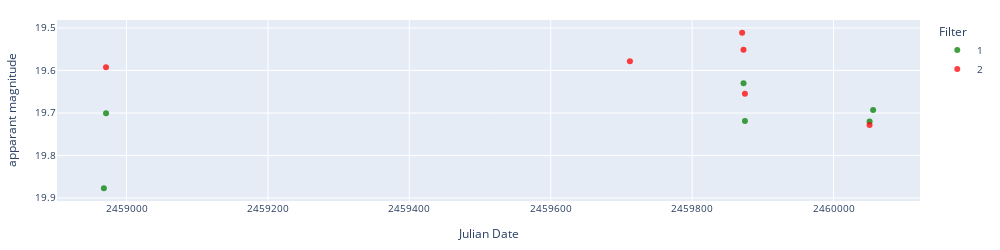
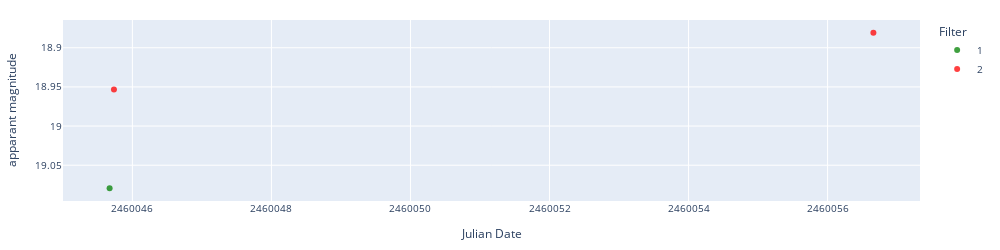
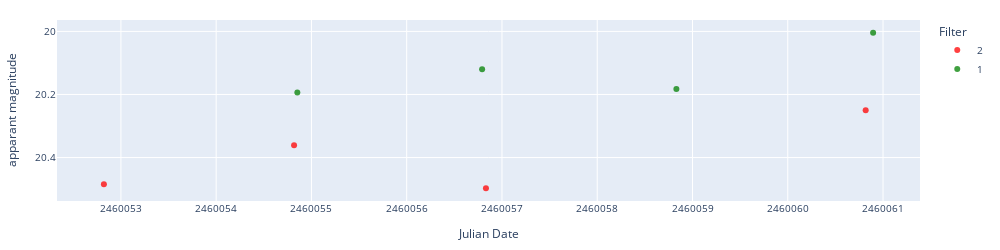
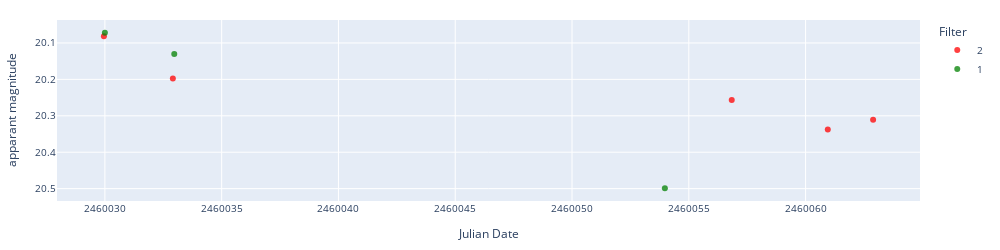

The code cell stored with these charts, in order, in its notebook:
### Markdown cell above
### Display light curves

### Code cell
# Display light curves
predicted_class = 'AMCVn'
objectlist = alerts_df_preds[alerts_df_preds['predicted_class']==predicted_class]['objectId'].to_list()
# objectlist = alerts_df_preds['objectId'].to_list()

for object in objectlist[0:40]:
    ra = alerts_df_preds[alerts_df_preds['objectId']==object]['ra'].values[0]
    dec = alerts_df_preds[alerts_df_preds['objectId']==object]['dec'].values[0]
    c = SkyCoord(ra=ra*u.degree, dec=dec*u.degree, frame='icrs')
    pos = c.to_string('hmsdms', sep=':')
    prediction = alerts_df_preds[alerts_df_preds["objectId"]==object]["predicted_class"].values[0]
    print('',object, f'position_deg: {ra} {dec}', 
          f'position_hms_dms: {pos}',
          "~~~~~~~~~~~~~~~~~~~~~",
          f'sherlock_class: {alerts_df_preds[alerts_df_preds["objectId"]==object]["classification"].values[0]}',
          f'gminusr mean: {alerts_df_preds[alerts_df_preds["objectId"]==object]["clr_mean"].mean()}',
          f'gminusr: {alerts_df_preds[alerts_df_preds["objectId"]==object]["g_minus_r"].values[0]}',
          f'brightening_g: {alerts_df_preds[alerts_df_preds["objectId"]==object]["brightening_g"].values[0]}',
          f'brightening_r: {alerts_df_preds[alerts_df_preds["objectId"]==object]["brightening_r"].values[0]}',
          f'dmdt_g: {alerts_df_preds[alerts_df_preds["objectId"]==object]["dmdt_g"].values[0]}',
          f'dmdt_r: {alerts_df_preds[alerts_df_preds["objectId"]==object]["dmdt_r"].values[0]}',
          "~~~~~~~~~~~~~~~~~~~~~",
          f'aavso_name: {alerts_df_preds[alerts_df_preds["objectId"]==object]["Name"].values[0]}',
          f'aavso_type: {alerts_df_preds[alerts_df_preds["objectId"]==object]["Type"].values[0]}',
          f'manual_label: {alerts_df_preds[alerts_df_preds["objectId"]==object]["manual_label"].values[0]}',
          "~~~~~~~~~~~~~~~~~~~~~",
          f'prediction: {prediction}',
          f'prediction_probability: {alerts_df_preds[alerts_df_preds["objectId"]==object][f"prob_{prediction}"].values[0]}',
          sep='\n')
    lc_lasair = load_lasair_lc(object, path=f'../lightcurves_alerts/')
    lc_lasair_appmag = lasair_clean(lc_lasair, limit=25, magerrlim=1)

    display_lightcurve(lc_df=lc_lasair_appmag, x='jd', y='dc_mag')

### Figure 1 — Plotly figure (JSON) as saved in the notebook; plotly's stock layout.template omitted (floating-point values rounded to 4 significant figures)
{"data": [{"hovertemplate": "Filter=1<br>Julian Date=%{x}<br>apparant magnitude=%{y}<extra></extra>", "legendgroup": "1", "marker": {"color": "green", "opacity": 0.75, "symbol": "circle"}, "mode": "markers", "name": "1", "orientation": "v", "showlegend": true, "type": "scatter", "x": [2459000.0, 2459000.0, 2460000.0, 2460000.0, 2460000.0, 2460000.0], "xaxis": "x", "y": [19.88, 19.7, 19.63, 19.72, 19.72, 19.69], "yaxis": "y"}, {"hovertemplate": "Filter=2<br>Julian Date=%{x}<br>apparant magnitude=%{y}<extra></extra>", "legendgroup": "2", "marker": {"color": "red", "opacity": 0.75, "symbol": "circle"}, "mode": "markers", "name": "2", "orientation": "v", "showlegend": true, "type": "scatter", "x": [2459000.0, 2460000.0, 2460000.0, 2460000.0, 2460000.0, 2460000.0], "xaxis": "x", "y": [19.59, 19.58, 19.51, 19.55, 19.65, 19.73], "yaxis": "y"}], "layout": {"font": {"size": 10}, "height": 250, "legend": {"title": {"text": "Filter"}, "tracegroupgap": 0}, "margin": {"b": 20, "l": 20, "r": 20, "t": 20}, "width": 1000, "xaxis": {"anchor": "y", "domain": [0, 1], "tickformat": "float", "title": {"text": "Julian Date"}}, "yaxis": {"anchor": "x", "autorange": "reversed", "domain": [0, 1], "title": {"text": "apparant magnitude"}}}}

### Figure 2 — Plotly figure (JSON) as saved in the notebook; plotly's stock layout.template omitted (floating-point values rounded to 4 significant figures)
{"data": [{"hovertemplate": "Filter=1<br>Julian Date=%{x}<br>apparant magnitude=%{y}<extra></extra>", "legendgroup": "1", "marker": {"color": "green", "opacity": 0.75, "symbol": "circle"}, "mode": "markers", "name": "1", "orientation": "v", "showlegend": true, "type": "scatter", "x": [2460000.0], "xaxis": "x", "y": [19.08], "yaxis": "y"}, {"hovertemplate": "Filter=2<br>Julian Date=%{x}<br>apparant magnitude=%{y}<extra></extra>", "legendgroup": "2", "marker": {"color": "red", "opacity": 0.75, "symbol": "circle"}, "mode": "markers", "name": "2", "orientation": "v", "showlegend": true, "type": "scatter", "x": [2460000.0, 2460000.0], "xaxis": "x", "y": [18.95, 18.88], "yaxis": "y"}], "layout": {"font": {"size": 10}, "height": 250, "legend": {"title": {"text": "Filter"}, "tracegroupgap": 0}, "margin": {"b": 20, "l": 20, "r": 20, "t": 20}, "width": 1000, "xaxis": {"anchor": "y", "domain": [0, 1], "tickformat": "float", "title": {"text": "Julian Date"}}, "yaxis": {"anchor": "x", "autorange": "reversed", "domain": [0, 1], "title": {"text": "apparant magnitude"}}}}

### Figure 3 — Plotly figure (JSON) as saved in the notebook; plotly's stock layout.template omitted (floating-point values rounded to 4 significant figures)
{"data": [{"hovertemplate": "Filter=2<br>Julian Date=%{x}<br>apparant magnitude=%{y}<extra></extra>", "legendgroup": "2", "marker": {"color": "red", "opacity": 0.75, "symbol": "circle"}, "mode": "markers", "name": "2", "orientation": "v", "showlegend": true, "type": "scatter", "x": [2460000.0, 2460000.0, 2460000.0, 2460000.0], "xaxis": "x", "y": [20.48, 20.36, 20.5, 20.25], "yaxis": "y"}, {"hovertemplate": "Filter=1<br>Julian Date=%{x}<br>apparant magnitude=%{y}<extra></extra>", "legendgroup": "1", "marker": {"color": "green", "opacity": 0.75, "symbol": "circle"}, "mode": "markers", "name": "1", "orientation": "v", "showlegend": true, "type": "scatter", "x": [2460000.0, 2460000.0, 2460000.0, 2460000.0], "xaxis": "x", "y": [20.19, 20.12, 20.18, 20.0], "yaxis": "y"}], "layout": {"font": {"size": 10}, "height": 250, "legend": {"title": {"text": "Filter"}, "tracegroupgap": 0}, "margin": {"b": 20, "l": 20, "r": 20, "t": 20}, "width": 1000, "xaxis": {"anchor": "y", "domain": [0, 1], "tickformat": "float", "title": {"text": "Julian Date"}}, "yaxis": {"anchor": "x", "autorange": "reversed", "domain": [0, 1], "title": {"text": "apparant magnitude"}}}}

### Figure 4 — Plotly figure (JSON) as saved in the notebook; plotly's stock layout.template omitted (floating-point values rounded to 4 significant figures)
{"data": [{"hovertemplate": "Filter=2<br>Julian Date=%{x}<br>apparant magnitude=%{y}<extra></extra>", "legendgroup": "2", "marker": {"color": "red", "opacity": 0.75, "symbol": "circle"}, "mode": "markers", "name": "2", "orientation": "v", "showlegend": true, "type": "scatter", "x": [2460000.0, 2460000.0, 2460000.0, 2460000.0, 2460000.0], "xaxis": "x", "y": [20.08, 20.2, 20.26, 20.34, 20.31], "yaxis": "y"}, {"hovertemplate": "Filter=1<br>Julian Date=%{x}<br>apparant magnitude=%{y}<extra></extra>", "legendgroup": "1", "marker": {"color": "green", "opacity": 0.75, "symbol": "circle"}, "mode": "markers", "name": "1", "orientation": "v", "showlegend": true, "type": "scatter", "x": [2460000.0, 2460000.0, 2460000.0], "xaxis": "x", "y": [20.07, 20.13, 20.5], "yaxis": "y"}], "layout": {"font": {"size": 10}, "height": 250, "legend": {"title": {"text": "Filter"}, "tracegroupgap": 0}, "margin": {"b": 20, "l": 20, "r": 20, "t": 20}, "width": 1000, "xaxis": {"anchor": "y", "domain": [0, 1], "tickformat": "float", "title": {"text": "Julian Date"}}, "yaxis": {"anchor": "x", "autorange": "reversed", "domain": [0, 1], "title": {"text": "apparant magnitude"}}}}
